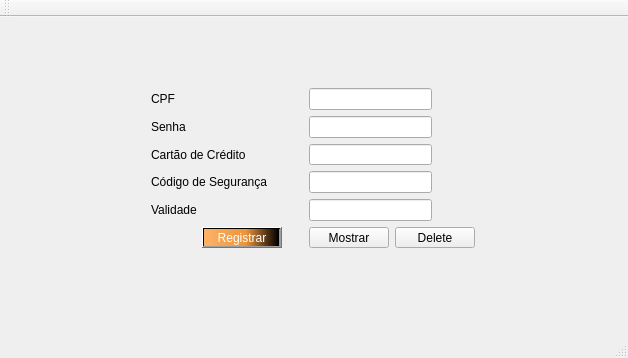
<?xml version="1.0" encoding="UTF-8"?>
<ui version="4.0">
 <class>MainWindow</class>
 <widget class="QMainWindow" name="MainWindow">
  <property name="geometry">
   <rect>
    <x>0</x>
    <y>0</y>
    <width>628</width>
    <height>358</height>
   </rect>
  </property>
  <property name="windowTitle">
   <string>MainWindow</string>
  </property>
  <widget class="QWidget" name="centralWidget">
   <widget class="QLabel" name="msg">
    <property name="geometry">
     <rect>
      <x>246</x>
      <y>260</y>
      <width>81</width>
      <height>20</height>
     </rect>
    </property>
    <property name="text">
     <string/>
    </property>
   </widget>
   <widget class="QWidget" name="">
    <property name="geometry">
     <rect>
      <x>140</x>
      <y>60</y>
      <width>346</width>
      <height>182</height>
     </rect>
    </property>
    <layout class="QGridLayout" name="gridLayout">
     <item row="4" column="3">
      <widget class="QLabel" name="helpValidade">
       <property name="maximumSize">
        <size>
         <width>30</width>
         <height>30</height>
        </size>
       </property>
       <property name="text">
        <string/>
       </property>
      </widget>
     </item>
     <item row="2" column="4" colspan="2">
      <widget class="QLineEdit" name="linenumero">
       <property name="text">
        <string/>
       </property>
      </widget>
     </item>
     <item row="4" column="4" colspan="2">
      <widget class="QLineEdit" name="linedata">
       <property name="text">
        <string/>
       </property>
      </widget>
     </item>
     <item row="5" column="5" colspan="2">
      <widget class="QPushButton" name="buttonDelete">
       <property name="text">
        <string>Delete</string>
       </property>
      </widget>
     </item>
     <item row="0" column="6">
      <widget class="QLabel" name="labelCheckCPF">
       <property name="styleSheet">
        <string notr="true">color rgb(78, 154, 6)</string>
       </property>
       <property name="text">
        <string/>
       </property>
      </widget>
     </item>
     <item row="5" column="4">
      <widget class="QPushButton" name="pushButton_3">
       <property name="text">
        <string>Mostrar</string>
       </property>
      </widget>
     </item>
     <item row="4" column="6">
      <widget class="QLabel" name="labelCheckData">
       <property name="styleSheet">
        <string notr="true">color rgb(78, 154, 6)</string>
       </property>
       <property name="text">
        <string/>
       </property>
      </widget>
     </item>
     <item row="1" column="0" colspan="2">
      <widget class="QLabel" name="labelSenha">
       <property name="text">
        <string>Senha</string>
       </property>
      </widget>
     </item>
     <item row="1" column="6">
      <widget class="QLabel" name="labelCheckSenha">
       <property name="styleSheet">
        <string notr="true">color rgb(78, 154, 6)</string>
       </property>
       <property name="text">
        <string/>
       </property>
      </widget>
     </item>
     <item row="3" column="0" colspan="3">
      <widget class="QLabel" name="labelCodigo">
       <property name="text">
        <string>Código de Segurança</string>
       </property>
      </widget>
     </item>
     <item row="5" column="1" colspan="2">
      <widget class="QPushButton" name="pushButton">
       <property name="styleSheet">
        <string notr="true">background:qlineargradient(spread:pad, x1:0, y1:0, x2:1, y2:0, stop:0 rgba(255, 178, 102, 255), stop:0.55 rgba(235, 148, 61, 255), stop:0.98 rgba(0, 0, 0, 255), stop:1 rgba(0, 0, 0, 0));color:rgb(255, 255, 255)</string>
       </property>
       <property name="text">
        <string>Registrar</string>
       </property>
      </widget>
     </item>
     <item row="3" column="4" colspan="2">
      <widget class="QLineEdit" name="linecodigo">
       <property name="text">
        <string/>
       </property>
      </widget>
     </item>
     <item row="1" column="4" colspan="2">
      <widget class="QLineEdit" name="linesenha">
       <property name="text">
        <string/>
       </property>
      </widget>
     </item>
     <item row="0" column="3">
      <widget class="QLabel" name="helpCPF">
       <property name="maximumSize">
        <size>
         <width>30</width>
         <height>30</height>
        </size>
       </property>
       <property name="text">
        <string/>
       </property>
      </widget>
     </item>
     <item row="1" column="2">
      <widget class="QLabel" name="helpSenha">
       <property name="maximumSize">
        <size>
         <width>30</width>
         <height>30</height>
        </size>
       </property>
       <property name="text">
        <string/>
       </property>
      </widget>
     </item>
     <item row="3" column="6">
      <widget class="QLabel" name="labelCheckCodigo">
       <property name="styleSheet">
        <string notr="true">color rgb(78, 154, 6)</string>
       </property>
       <property name="text">
        <string/>
       </property>
      </widget>
     </item>
     <item row="2" column="3">
      <widget class="QLabel" name="helpCartao">
       <property name="maximumSize">
        <size>
         <width>30</width>
         <height>30</height>
        </size>
       </property>
       <property name="text">
        <string/>
       </property>
      </widget>
     </item>
     <item row="3" column="3">
      <widget class="QLabel" name="helpCodigo">
       <property name="maximumSize">
        <size>
         <width>30</width>
         <height>30</height>
        </size>
       </property>
       <property name="text">
        <string/>
       </property>
      </widget>
     </item>
     <item row="4" column="0" colspan="2">
      <widget class="QLabel" name="label">
       <property name="text">
        <string>Validade</string>
       </property>
      </widget>
     </item>
     <item row="2" column="0" colspan="2">
      <widget class="QLabel" name="labelCartao">
       <property name="text">
        <string>Cartão de Crédito</string>
       </property>
      </widget>
     </item>
     <item row="2" column="6">
      <widget class="QLabel" name="labelCheckCartao">
       <property name="styleSheet">
        <string notr="true">color rgb(78, 154, 6)</string>
       </property>
       <property name="text">
        <string/>
       </property>
      </widget>
     </item>
     <item row="0" column="4" colspan="2">
      <widget class="QLineEdit" name="linecpf">
       <property name="text">
        <string/>
       </property>
      </widget>
     </item>
     <item row="0" column="0">
      <widget class="QLabel" name="labelCPF">
       <property name="text">
        <string>CPF</string>
       </property>
      </widget>
     </item>
    </layout>
   </widget>
  </widget>
  <widget class="QMenuBar" name="menuBar">
   <property name="geometry">
    <rect>
     <x>0</x>
     <y>0</y>
     <width>628</width>
     <height>22</height>
    </rect>
   </property>
  </widget>
  <widget class="QToolBar" name="mainToolBar">
   <attribute name="toolBarArea">
    <enum>TopToolBarArea</enum>
   </attribute>
   <attribute name="toolBarBreak">
    <bool>false</bool>
   </attribute>
  </widget>
  <widget class="QStatusBar" name="statusBar"/>
 </widget>
 <layoutdefault spacing="6" margin="11"/>
 <resources/>
 <connections/>
</ui>
